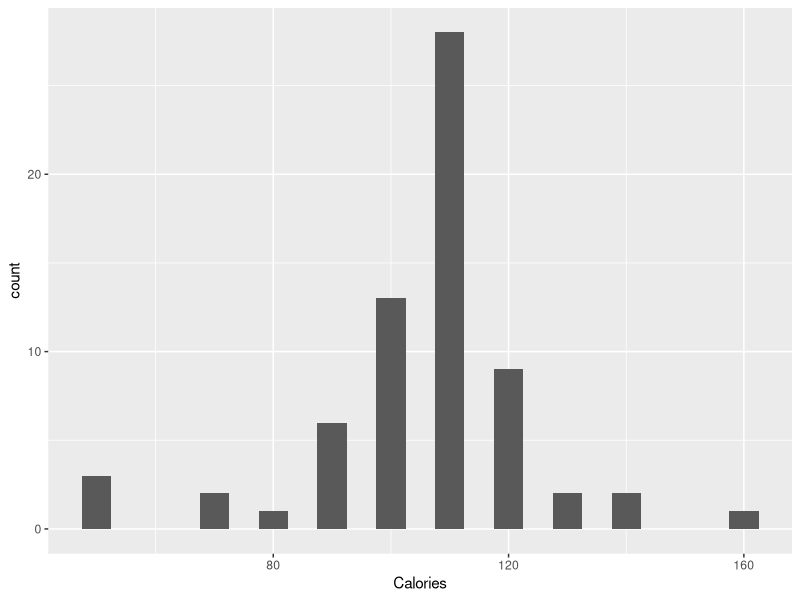
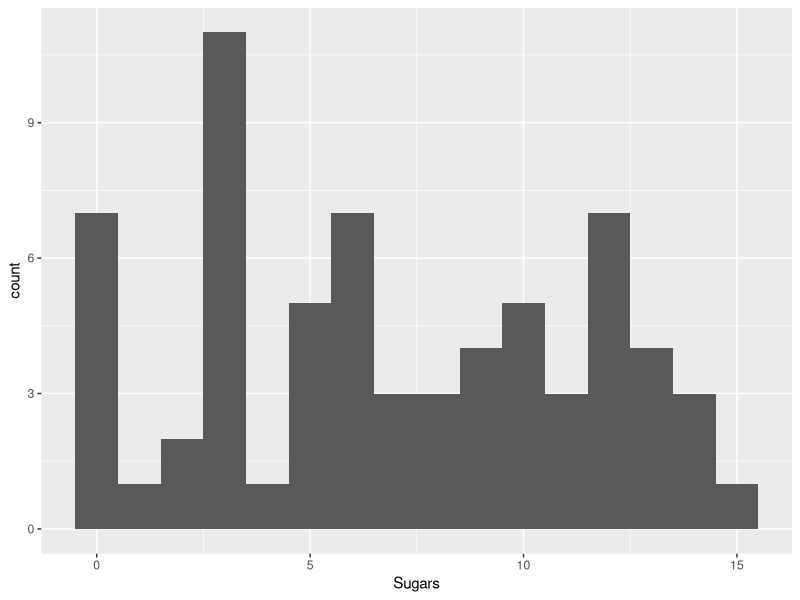
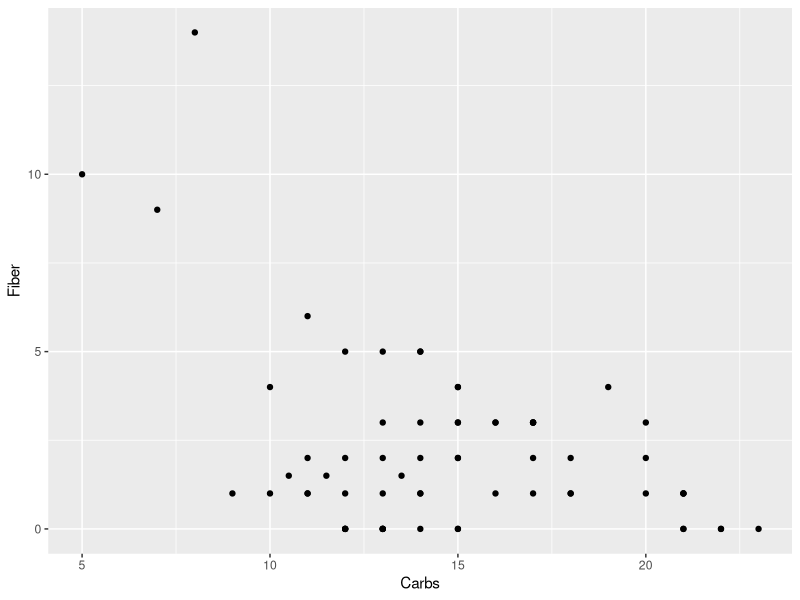
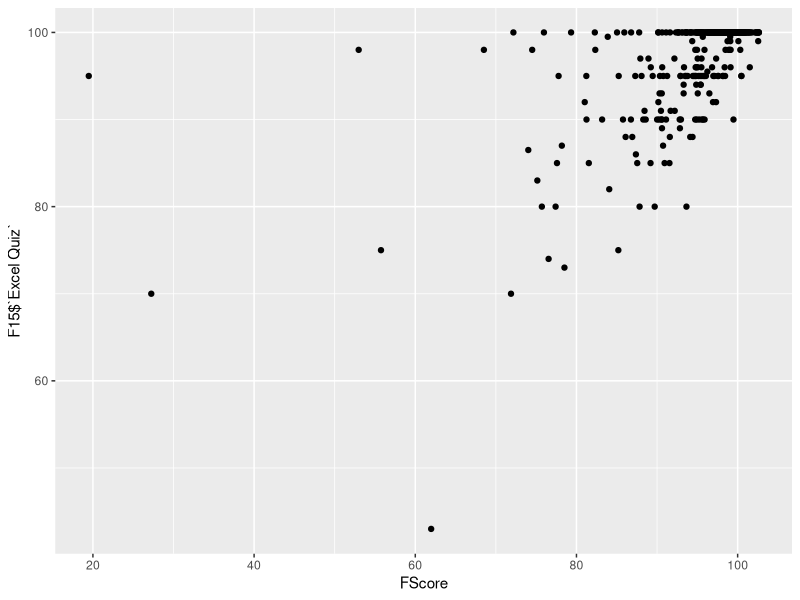
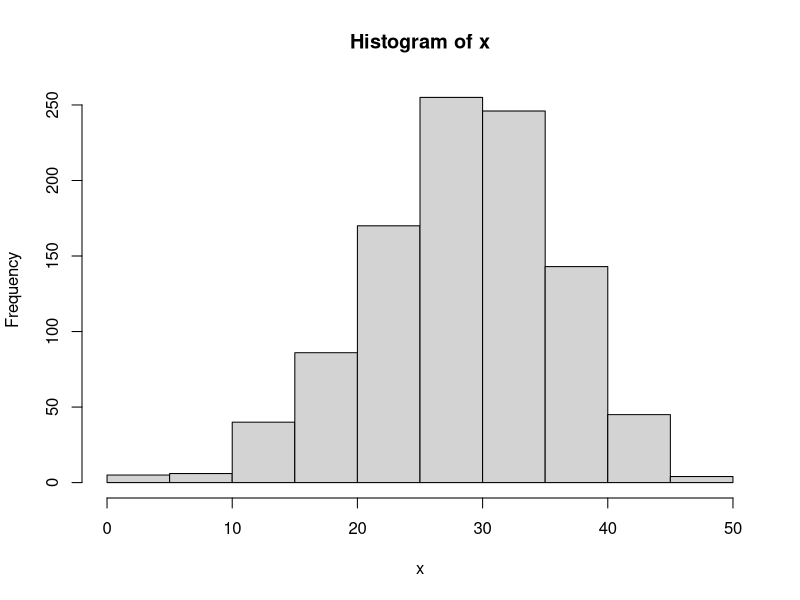

The R source for these figures, in order:
## ---- chunk 1
library(readxl)
library(openxlsx)
library(ggplot2)
library(Hmisc)
## ---- chunk 2
#1 Using the Cereal Data set, determine the mean, median, range, mode, and standard deviation of the carbs and fiber variables.
cereal <- read_xls("cereal_data__for_slide_deck_.xls", sheet = 2)
f <-cereal$Fiber
c <-cereal$Carbs
mean_fiber <- mean(f)
mean_carb <- mean(c)
median_fiber <- median(f)
median_carb <- median(c)
range_fiber <-range(f)
range_carb <-range(c)
Mode <- function(x){
   ux <- unique(x)
  ux[which.max(tabulate(match(x, ux)))]
}
mode_fiber <- Mode(f)
mode_carb <- Mode(c)
sd_fiber <- sd(f)
sd_carb <- sd(c)

mean_fiber 
mean_carb 
median_fiber 
median_carb 
range_fiber 
range_carb 

mode_fiber
mode_carb 
sd_fiber 
sd_carb
## ---- chunk 3
#2 Using ggplot, create histograms for the calories and sugar variables to visually determine normality.
hist_cal <- ggplot(cereal, aes(Calories))+geom_histogram(binwidth = 5)
hist_sugar <- ggplot(cereal, aes(Sugars))+geom_histogram(binwidth = 1)
hist_cal
hist_sugar
## ---- chunk 4
#3 Using ggplot, create a scatter plot of the carb and fiber variables.
scat_carb <- ggplot(cereal, aes(x=Carbs,y=Fiber))+geom_point()
scat_carb
## ---- chunk 5
#4 Calculate the Pearson Moment and the Spearman Rank correlation coefficients for the calories and fiber variables. Evaluate and judge the correlation.

SPcor_Cal <-cor(cereal$Calories, cereal$Fiber,method = "spearman")
PMcor_Cal <-cor(cereal$Calories, cereal$Fiber,method = "pearson")

# The pearson Moment correlation coefficients for calories is -0.222989 and the spearman Rank correlation coefficients is -0.36528. Both correlation shows there is a weak negative correlation. Pearson correlation -0.222989 shows that it is in between no linear correlation and a negative linear correlation. Spearman correlation is similar to Pearson correlation. -0.3652 tells us that it is a weak corelation to the monotonic relationship.
SPcor_Cal
PMcor_Cal
## ---- chunk 6
#Second Task
F15 <- read_xlsx("workshop_data_set__grades_2018.xlsx", sheet = 1, skip = 1)
S15 <- read_xlsx("workshop_data_set__grades_2018.xlsx", sheet = 2, skip = 2)

#1 Using the Grades Data set, determine the mean, median, range, mode, and standard deviation of the Score variable for Fall and Spring.
FScore <- F15$Score
SScore <- S15$Score
Fall_mean <-mean(FScore)
Spring_mean <-mean(SScore)
Fall_median <-median(FScore)
Spring_median <-median(SScore)
Fall_range <-range(FScore)
Spring_range <-range(SScore)
Fall_mode<-Mode(FScore)
Spring_mode <-Mode(SScore)
Fall_sd <-sd(FScore)
Spring_sd <-sd(SScore)

Fall_mean 
Spring_mean 
Fall_median 
Spring_median 
Fall_range 
Spring_range 
Fall_mode
Spring_mode 
Fall_sd 
Spring_sd 
## ---- chunk 7
#2 Calculate the Pearson Moment correlation coefficient for the Fall Score and Excel Quiz variables. Evaluate and judge the correlation.
FSExcel_quiz <-cor(FScore, F15$`Excel Quiz`, method = "pearson" )
FSExcel_quiz

# The correlation I get is 0.586543, which tells that it is in between no linear correlation and a positive linear correlation.
## ---- chunk 8
#3 Using ggplot, create a scatter plot using the Fall score and the Excel Quiz variable.
library(ggplot2)
scat_Fall <- ggplot(F15, aes(x=FScore,y=F15$`Excel Quiz`))+geom_point()
scat_Fall
## ---- chunk 9
#4 Take a sample of 20% of the Fall Score and calculate the mean; repeat this 1000 times and store the results in a binning data frame (tutorial). Create a frequency plot of the sample means and observe the distribution.
size <- length(FScore)

answerlist <- list() 
for(i in 1:1000){
 answerlist[[i]] <- mean(sample(FScore, size*0.2))
}

answerlist <- as.numeric(answerlist)

x <- cut(answerlist, 50, include.lowest = TRUE)
x <-as.numeric(x)
hist_answer <- hist(x)

#This is a normal distribution, I seperated them into 50 different groups and the graph looks like bell shape.
